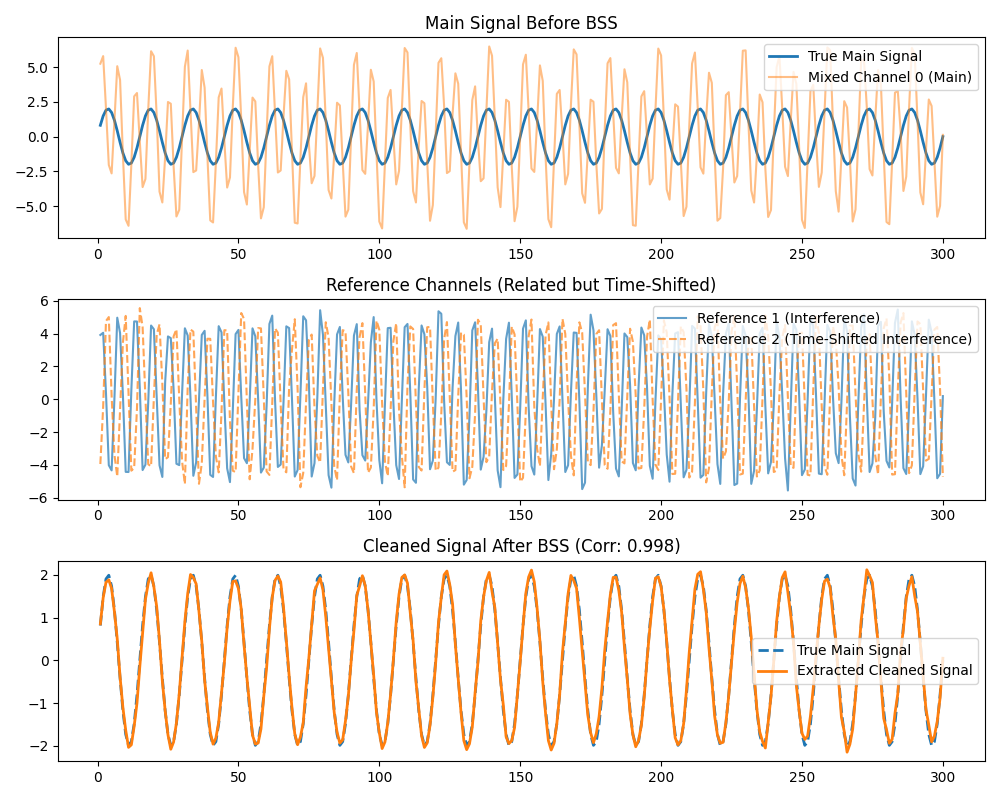

Here is the Python script that generated this plot:
import numpy as np
import matplotlib.pyplot as plt
import warnings
warnings.filterwarnings('ignore')
from pycissa.processing.mcissa.mcissa import MCissa

np.random.seed(42)
T = 300
t = np.arange(1, T + 1)
true_main_signal = 2.0 * np.sin(2 * np.pi * t / 15)

# Interference source
interference = 5.0 * np.sin(2 * np.pi * t / 6)

# Main channel contaminated with interference
main_mixed = true_main_signal + interference + np.random.normal(0, 0.2, T)

# Two reference signals that are related, but one is time-shifted
ref1 = interference + np.random.normal(0, 0.5, T)
interference_shifted = 5.0 * np.sin(2 * np.pi * (t - 2) / 6) # Time-shifted by 2 units
ref2_shifted = interference_shifted + np.random.normal(0, 0.5, T) # Offset/delayed version

X_shifted = np.column_stack((main_mixed, ref1, ref2_shifted))

print("Running M-CISSA Blind Source Separation with Time-Shifted References...")
mcissa_shifted = MCissa(t, X_shifted)
mcissa_shifted.fit(L=48)
# We set alpha=1.0 to bypass the strict MC surrogate significance check for deterministic variance separation in this example.
mcissa_shifted.auto_blind_source_separation(main_index=0, reference_indices=[1, 2], alpha=1.0)

clean_corr_shifted = np.corrcoef(true_main_signal, mcissa_shifted.x_cleaned)[0, 1]
print(f"Clean Signal Correlation with True Main: {clean_corr_shifted:.4f}")

plt.figure(figsize=(10, 8))
plt.subplot(3, 1, 1)
plt.plot(t, true_main_signal, label="True Main Signal", linewidth=2)
plt.plot(t, main_mixed, label="Mixed Channel 0 (Main)", alpha=0.5)
plt.title("Main Signal Before BSS")
plt.legend()

plt.subplot(3, 1, 2)
plt.plot(t, ref1, label="Reference 1 (Interference)", alpha=0.7)
plt.plot(t, ref2_shifted, label="Reference 2 (Time-Shifted Interference)", alpha=0.7, linestyle='--')
plt.title("Reference Channels (Related but Time-Shifted)")
plt.legend()

plt.subplot(3, 1, 3)
plt.plot(t, true_main_signal, label="True Main Signal", linestyle='dashed', linewidth=2)
plt.plot(t, mcissa_shifted.x_cleaned, label="Extracted Cleaned Signal", linewidth=2)
plt.title(f"Cleaned Signal After BSS (Corr: {clean_corr_shifted:.3f})")
plt.legend()

plt.tight_layout()
plt.savefig("examples/mcissa/bss_shifted_references.png")
print("Saved plot to examples/mcissa/bss_shifted_references.png")
